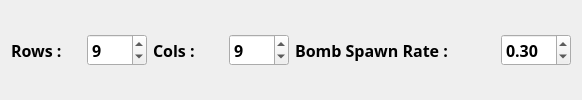
               <widget class="QWidget" name="randomRatePage">
                <layout class="QHBoxLayout" name="horizontalLayout_7">
                 <item>
                  <layout class="QHBoxLayout" name="randomRate">
                   <item>
                    <widget class="QLabel" name="randomRateRows">
                     <property name="sizePolicy">
                      <sizepolicy hsizetype="Fixed" vsizetype="Fixed">
                       <horstretch>0</horstretch>
                       <verstretch>0</verstretch>
                      </sizepolicy>
                     </property>
                     <property name="minimumSize">
                      <size>
                       <width>70</width>
                       <height>30</height>
                      </size>
                     </property>
                     <property name="font">
                      <font>
                       <family>微軟正黑體</family>
                       <pointsize>12</pointsize>
                       <weight>75</weight>
                       <bold>true</bold>
                      </font>
                     </property>
                     <property name="cursor">
                      <cursorShape>ArrowCursor</cursorShape>
                     </property>
                     <property name="text">
                      <string>Rows : </string>
                     </property>
                    </widget>
                   </item>
                   <item>
                    <widget class="QSpinBox" name="randomRateRowSpinBox">
                     <property name="minimumSize">
                      <size>
                       <width>60</width>
                       <height>30</height>
                      </size>
                     </property>
                     <property name="font">
                      <font>
                       <family>微軟正黑體</family>
                       <pointsize>12</pointsize>
                       <weight>75</weight>
                       <bold>true</bold>
                      </font>
                     </property>
                     <property name="value">
                      <number>9</number>
                     </property>
                     <property name="displayIntegerBase">
                      <number>10</number>
                     </property>
                    </widget>
                   </item>
                   <item>
                    <widget class="QLabel" name="randomRateCols">
                     <property name="sizePolicy">
                      <sizepolicy hsizetype="Fixed" vsizetype="Fixed">
                       <horstretch>0</horstretch>
                       <verstretch>0</verstretch>
                      </sizepolicy>
                     </property>
                     <property name="minimumSize">
                      <size>
                       <width>70</width>
                       <height>30</height>
                      </size>
                     </property>
                     <property name="font">
                      <font>
                       <family>微軟正黑體</family>
                       <pointsize>12</pointsize>
                       <weight>75</weight>
                       <bold>true</bold>
                      </font>
                     </property>
                     <property name="cursor">
                      <cursorShape>ArrowCursor</cursorShape>
                     </property>
                     <property name="text">
                      <string>Cols : </string>
                     </property>
                    </widget>
                   </item>
                   <item>
                    <widget class="QSpinBox" name="randomRateColSpinBox">
                     <property name="minimumSize">
                      <size>
                       <width>60</width>
                       <height>30</height>
                      </size>
                     </property>
                     <property name="font">
                      <font>
                       <family>微軟正黑體</family>
                       <pointsize>12</pointsize>
                       <weight>75</weight>
                       <bold>true</bold>
                      </font>
                     </property>
                     <property name="value">
                      <number>9</number>
                     </property>
                     <property name="displayIntegerBase">
                      <number>10</number>
                     </property>
                    </widget>
                   </item>
                   <item>
                    <widget class="QLabel" name="bombSpawnRateLabel">
                     <property name="sizePolicy">
                      <sizepolicy hsizetype="Fixed" vsizetype="Fixed">
                       <horstretch>0</horstretch>
                       <verstretch>0</verstretch>
                      </sizepolicy>
                     </property>
                     <property name="minimumSize">
                      <size>
                       <width>200</width>
                       <height>30</height>
                      </size>
                     </property>
                     <property name="font">
                      <font>
                       <family>微軟正黑體</family>
                       <pointsize>12</pointsize>
                       <weight>75</weight>
                       <bold>true</bold>
                      </font>
                     </property>
                     <property name="cursor">
                      <cursorShape>ArrowCursor</cursorShape>
                     </property>
                     <property name="text">
                      <string>Bomb Spawn Rate : </string>
                     </property>
                    </widget>
                   </item>
                   <item>
                    <widget class="QDoubleSpinBox" name="bombSpawnRateDoubleSpinBox">
                     <property name="minimumSize">
                      <size>
                       <width>70</width>
                       <height>30</height>
                      </size>
                     </property>
                     <property name="font">
                      <font>
                       <family>微軟正黑體</family>
                       <pointsize>12</pointsize>
                       <weight>75</weight>
                       <bold>true</bold>
                      </font>
                     </property>
                     <property name="maximum">
                      <double>1.000000000000000</double>
                     </property>
                     <property name="singleStep">
                      <double>0.010000000000000</double>
                     </property>
                     <property name="value">
                      <double>0.300000000000000</double>
                     </property>
                    </widget>
                   </item>
                  </layout>
                 </item>
                </layout>
               </widget>
